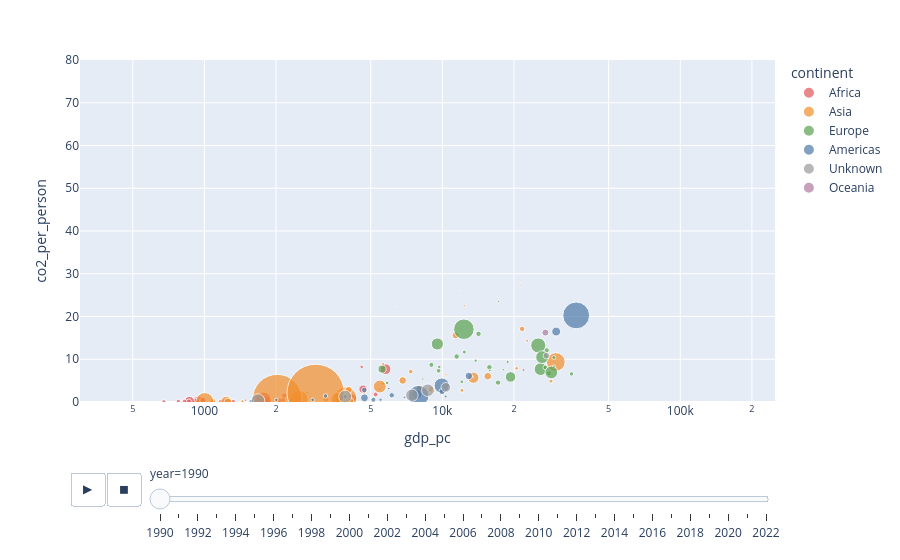

The code cell stored with this chart in its notebook:
### Markdown cell above
### Exercise 23 – Interactive bubbles through time

**An interactive bubble chart through time.** Build `anim` from `ct`: rows with non-missing `gdp_pc`, `co2_per_person` and `population`, sorted by `year`. Draw the interactive version of the bubble chart of Block 1 with `px.scatter` (log x, size = `population`, colour = `continent` using `palette`, `hover_name='nation'`, `size_max=45`) and `animation_frame='year'`. Fix the axes so the frames are comparable: `range_x=[300, 250000]` (log) and `range_y=[0, 80]` (the same cap as in the small multiples). Print which rows fall outside `range_y`.
In a comment: what does hovering give the reader that the static chart could not, what does a fixed axis protect the reader from, and what did the cap hide?

### Code cell
# Write your code here
# We keep only rows with all the non-missing values and we sort by year
anim = (
    ct.dropna(subset=["gdp_pc", "co2_per_person", "population"])
      .sort_values("year")
      .copy()
)

# Printing the rows outside the co2-per-person axis range after fix
outside_range = anim[
    (anim["co2_per_person"] < 0) |
    (anim["co2_per_person"] > 80)
]

print("Rows outside range_y [0, 80]:")
print(outside_range[["nation", "year", "co2_per_person"]])

# Creating the interactive animated bubble chart
fig = px.scatter(
    anim,
    x="gdp_pc",
    y="co2_per_person",
    size="population",
    color="continent",
    color_discrete_map=palette,
    hover_name="nation",
    size_max=45,
    animation_frame="year",
    log_x=True,
    range_x=[300, 250000],
    range_y=[0, 80]
)

fig.show()

# Hovering shows us each country's identity and more details,
# it also shows infromation that a static chart cannot show interactively.
# by making our axes fixed we prevent changes in scale from year-to-year
# differences alkso appear larger or smaller than they really are.
# The y-axis cap hides values above 80 (and below 0), so the printed rows reveal information that the chart doesn't show.

### Figure 1 — Plotly figure (JSON) as saved in the notebook; plotly's stock layout.template omitted (floating-point values rounded to 4 significant figures)
{"data": [{"hovertemplate": "<b>%{hovertext}</b><br><br>continent=Africa<br>year=1990<br>gdp_pc=%{x}<br>co2_per_person=%{y}<br>population=%{marker.size}<extra></extra>", "hovertext": ["Eswatini", "Mauritius", "Madagascar", "Chad", "Burundi", "Ethiopia", "Liberia", "Equatorial Guinea", "Burkina Faso", "Lesotho", "Botswana", "Djibouti", "Gabon", "Angola", "Mozambique", "Mauritania", "Sierra Leone", "Guinea", "Uganda", "Togo", "Cameroon", "Gambia", "Democratic Republic of Congo", "Malawi", "Niger", "Guinea-Bissau", "Congo", "Libya", "Tunisia", "Algeria", "Ghana", "Cote d'Ivoire", "Morocco", "Benin", "Kenya", "Rwanda", "South Africa", "Zimbabwe", "Central African Republic", "Nigeria", "Senegal"], "legendgroup": "Africa", "marker": {"color": "#e15759", "size": [872400.0, 1089000.0, 12060000.0, 5983000.0, 5587000.0, 47610000.0, 2224000.0, 474300.0, 9159000.0, 1810000.0, 1306000.0, 579500.0, 983700.0, 11630000.0, 13090000.0, 1952000.0, 4197000.0, 6434000.0, 17570000.0, 3714000.0, 11330000.0, 1055000.0, 36680000.0, 9546000.0, 8286000.0, 973700.0, 2381000.0, 4445000.0, 8325000.0, 25380000.0, 15390000.0, 12190000.0, 24380000.0, 5281000.0, 22890000.0, 7375000.0, 40750000.0, 10140000.0, 2872000.0, 97120000.0, 7721000.0], "sizemode": "area", "sizeref": 704400.0, "symbol": "circle"}, "mode": "markers", "name": "Africa", "orientation": "v", "showlegend": true, "type": "scatter", "x": [3921.0, 11200.0, 1218.0, 675.6, 1081.0, 945.8, 1655.0, 1935.0, 1174.0, 1771.0, 5101.0, 1987.0, 7291.0, 987.6, 1718.0, 1490.0, 1647.0, 777.0, 925.9, 1277.0, 2024.0, 1262.0, 865.4, 860.1, 825.2, 1296.0, 3611.0, 4583.0, 5244.0, 4644.0, 1695.0, 2134.0, 4191.0, 1652.0, 1816.0, 1323.0, 5771.0, 2164.0, 1099.0, 1764.0, 2072.0], "xaxis": "x", "y": [1.1, 1.342, 0.078, 0.063, 0.037, 0.063, 0.205, 0.131, 0.065, 0.814, 2.068, 0.512, 4.559, 0.438, 0.078, 0.437, 0.119, 0.15, 0.043, 0.263, 0.23, 0.188, 0.116, 0.077, 0.072, 0.098, 0.423, 8.214, 1.757, 2.991, 0.228, 0.392, 0.915, 0.11, 0.253, 0.071, 7.68, 1.533, 0.064, 0.399, 0.38], "yaxis": "y"}, {"hovertemplate": "<b>%{hovertext}</b><br><br>continent=Asia<br>year=1990<br>gdp_pc=%{x}<br>co2_per_person=%{y}<br>population=%{marker.size}<extra></extra>", "hovertext": ["United Arab Emirates", "Hong Kong", "Jordan", "Uzbekistan", "Pakistan", "Yemen", "Myanmar", "Indonesia", "Syria", "Korea, South", "Malaysia", "Nepal", "Palestine", "Oman", "Afghanistan", "Sri Lanka", "Georgia", "Japan", "Kyrgyzstan", "Mongolia", "Qatar", "Lebanon", "Singapore", "Philippines", "Kazakhstan", "India", "Azerbaijan", "Saudi Arabia", "Iraq", "Kuwait", "Armenia", "Bangladesh", "Turkmenistan", "Taiwan", "Tajikistan", "Iran", "Israel", "Bahrain", "China", "Laos"], "legendgroup": "Asia", "marker": {"color": "#f28e2b", "size": [1898000.0, 5561000.0, 3622000.0, 20460000.0, 116200000.0, 13890000.0, 39820000.0, 183500000.0, 12580000.0, 44080000.0, 17830000.0, 19520000.0, 2139000.0, 1764000.0, 12050000.0, 16350000.0, 5449000.0, 123400000.0, 4460000.0, 2165000.0, 440200.0, 3595000.0, 3040000.0, 62850000.0, 17150000.0, 865000000.0, 7231000.0, 10640000.0, 17580000.0, 1685000.0, 3552000.0, 111600000.0, 3761000.0, 20590000.0, 5399000.0, 58380000.0, 4545000.0, 514800.0, 1154000000.0, 4312000.0], "sizemode": "area", "sizeref": 704400.0, "symbol": "circle"}, "mode": "markers", "name": "Asia", "orientation": "v", "showlegend": true, "type": "scatter", "x": [21410.0, 28600.0, 5443.0, 6812.0, 2497.0, 3238.0, 1235.0, 3916.0, 8984.0, 13490.0, 8030.0, 1256.0, 4743.0, 10380.0, 1085.0, 4103.0, 12090.0, 29980.0, 5643.0, 2080.0, 11860.0, 2704.0, 22720.0, 3626.0, 11360.0, 2024.0, 7362.0, 21640.0, 4041.0, 12400.0, 9192.0, 1004.0, 5638.0, 15520.0, 4690.0, 5455.0, 20520.0, 6360.0, 2934.0, 1446.0], "xaxis": "x", "y": [27.35, 4.882, 2.924, 5.039, 0.584, 0.689, 0.106, 0.845, 2.962, 5.683, 3.043, 0.037, 0.403, 6.398, 0.168, 0.233, 2.725, 9.359, 4.306, 4.523, 25.96, 2.189, 14.32, 0.649, 15.59, 0.668, 7.101, 17.1, 2.826, 22.47, 2.535, 0.126, 8.871, 6.033, 2.28, 3.616, 7.882, 22.33, 2.153, 0.119], "yaxis": "y"}, {"hovertemplate": "<b>%{hovertext}</b><br><br>continent=Europe<br>year=1990<br>gdp_pc=%{x}<br>co2_per_person=%{y}<br>population=%{marker.size}<extra></extra>", "hovertext": ["Ukraine", "Sweden", "Ireland", "Greece", "Finland", "Italy", "Belarus", "Russia", "Serbia", "Denmark", "Norway", "Slovakia", "Lithuania", "Croatia", "Austria", "North Macedonia", "Estonia", "Slovenia", "Latvia", "Cyprus", "Belgium", "Bosnia and Herzegovina", "Portugal", "Czech Republic", "Germany", "Albania", "United Kingdom", "France", "Bulgaria", "Moldova", "Spain", "Switzerland", "Romania"], "legendgroup": "Europe", "marker": {"color": "#59a14f", "size": [52050000.0, 8559000.0, 3514000.0, 10260000.0, 4987000.0, 57030000.0, 10190000.0, 149000000.0, 7875000.0, 5141000.0, 4241000.0, 5266000.0, 3695000.0, 4835000.0, 7680000.0, 2064000.0, 1570000.0, 1998000.0, 2660000.0, 788400.0, 9961000.0, 4449000.0, 9990000.0, 10300000.0, 79710000.0, 3278000.0, 57370000.0, 56990000.0, 8822000.0, 4451000.0, 39080000.0, 6713000.0, 22940000.0], "sizemode": "area", "sizeref": 704400.0, "symbol": "circle"}, "mode": "markers", "name": "Europe", "orientation": "v", "showlegend": true, "type": "scatter", "x": [9527.0, 28070.0, 18810.0, 15760.0, 26880.0, 25870.0, 11480.0, 12320.0, 9645.0, 29410.0, 29440.0, 12370.0, 13810.0, 12070.0, 27080.0, 8274.0, 17240.0, 18030.0, 15830.0, 13450.0, 27430.0, 5860.0, 17140.0, 14190.0, 25290.0, 3950.0, 26250.0, 28710.0, 8994.0, 9709.0, 19350.0, 34880.0, 5578.0], "xaxis": "x", "y": [13.57, 6.709, 9.375, 8.133, 11.41, 7.684, 10.65, 17.02, 7.307, 10.4, 8.254, 11.68, 9.672, 4.733, 8.098, 5.378, 23.5, 7.556, 7.391, 5.896, 12.08, 4.467, 4.536, 15.94, 13.23, 1.684, 10.49, 6.929, 8.687, 8.201, 5.869, 6.576, 7.696], "yaxis": "y"}, {"hovertemplate": "<b>%{hovertext}</b><br><br>continent=Americas<br>year=1990<br>gdp_pc=%{x}<br>co2_per_person=%{y}<br>population=%{marker.size}<extra></extra>", "hovertext": ["Jamaica", "Honduras", "Colombia", "Mexico", "Chile", "Paraguay", "Venezuela", "Costa Rica", "Cuba", "Bolivia", "Haiti", "Nicaragua", "Ecuador", "Panama", "Dominican Republic", "Uruguay", "Peru", "Canada", "USA", "Guatemala", "Brazil"], "legendgroup": "Americas", "marker": {"color": "#4e79a7", "size": [2380000.0, 4980000.0, 32440000.0, 82820000.0, 13440000.0, 4036000.0, 19830000.0, 3122000.0, 10630000.0, 7130000.0, 6854000.0, 4163000.0, 10470000.0, 2456000.0, 7151000.0, 3104000.0, 22010000.0, 27790000.0, 253400000.0, 9025000.0, 149100000.0], "sizemode": "area", "sizeref": 704400.0, "symbol": "circle"}, "mode": "markers", "name": "Americas", "orientation": "v", "showlegend": true, "type": "scatter", "x": [5954.0, 2851.0, 7816.0, 9944.0, 9969.0, 5500.0, 12920.0, 7338.0, 4698.0, 3229.0, 1572.0, 2006.0, 6129.0, 6938.0, 3901.0, 10320.0, 4705.0, 30080.0, 36510.0, 5131.0, 7949.0], "xaxis": "x", "y": [3.163, 0.503, 1.753, 3.825, 2.449, 0.528, 6.096, 0.932, 2.788, 1.405, 0.145, 0.491, 1.575, 1.066, 1.249, 1.281, 0.972, 16.48, 20.25, 0.516, 1.466], "yaxis": "y"}, {"hovertemplate": "<b>%{hovertext}</b><br><br>continent=Unknown<br>year=1990<br>gdp_pc=%{x}<br>co2_per_person=%{y}<br>population=%{marker.size}<extra></extra>", "hovertext": ["Vietnam", "Netherlands", "Turkey", "Argentina", "Egypt", "Thailand"], "legendgroup": "Unknown", "marker": {"color": "#999999", "size": [65500000.0, 15030000.0, 56020000.0, 32760000.0, 58400000.0, 54740000.0], "sizemode": "area", "sizeref": 704400.0, "symbol": "circle"}, "mode": "markers", "name": "Unknown", "orientation": "v", "showlegend": true, "type": "scatter", "x": [1678.0, 27370.0, 8690.0, 10340.0, 3904.0, 7447.0], "xaxis": "x", "y": [0.325, 10.85, 2.759, 3.425, 1.248, 1.581], "yaxis": "y"}, {"hovertemplate": "<b>%{hovertext}</b><br><br>continent=Oceania<br>year=1990<br>gdp_pc=%{x}<br>co2_per_person=%{y}<br>population=%{marker.size}<extra></extra>", "hovertext": ["New Zealand", "Australia"], "legendgroup": "Oceania", "marker": {"color": "#b07aa1", "size": [3397000.0, 17130000.0], "sizemode": "area", "sizeref": 704400.0, "symbol": "circle"}, "mode": "markers", "name": "Oceania", "orientation": "v", "showlegend": true, "type": "scatter", "x": [21930.0, 27100.0], "xaxis": "x", "y": [7.504, 16.24], "yaxis": "y"}], "layout": {"legend": {"itemsizing": "constant", "title": {"text": "continent"}, "tracegroupgap": 0}, "margin": {"t": 60}, "sliders": [{"active": 0, "currentvalue": {"prefix": "year="}, "len": 0.9, "pad": {"b": 10, "t": 60}, "steps": [{"args": [["1990"], {"frame": {"duration": 0, "redraw": false}, "fromcurrent": true, "mode": "immediate", "transition": {"duration": 0, "easing": "linear"}}], "label": "1990", "method": "animate"}, {"args": [["1991"], {"frame": {"duration": 0, "redraw": false}, "fromcurrent": true, "mode": "immediate", "transition": {"duration": 0, "easing": "linear"}}], "label": "1991", "method": "animate"}, {"args": [["1992"], {"frame": {"duration": 0, "redraw": false}, "fromcurrent": true, "mode": "immediate", "transition": {"duration": 0, "easing": "linear"}}], "label": "1992", "method": "animate"}, {"args": [["1993"], {"frame": {"duration": 0, "redraw": false}, "fromcurrent": true, "mode": "immediate", "transition": {"duration": 0, "easing": "linear"}}], "label": "1993", "method": "animate"}, {"args": [["1994"], {"frame": {"duration": 0, "redraw": false}, "fromcurrent": true, "mode": "immediate", "transition": {"duration": 0, "easing": "linear"}}], "label": "1994", "method": "animate"}, {"args": [["1995"], {"frame": {"duration": 0, "redraw": false}, "fromcurrent": true, "mode": "immediate", "transition": {"duration": 0, "easing": "linear"}}], "label": "1995", "method": "animate"}, {"args": [["1996"], {"frame": {"duration": 0, "redraw": false}, "fromcurrent": true, "mode": "immediate", "transition": {"duration": 0, "easing": "linear"}}], "label": "1996", "method": "animate"}, {"args": [["1997"], {"frame": {"duration": 0, "redraw": false}, "fromcurrent": true, "mode": "immediate", "transition": {"duration": 0, "easing": "linear"}}], "label": "1997", "method": "animate"}, {"args": [["1998"], {"frame": {"duration": 0, "redraw": false}, "fromcurrent": true, "mode": "immediate", "transition": {"duration": 0, "easing": "linear"}}], "label": "1998", "method": "animate"}, {"args": [["1999"], {"frame": {"duration": 0, "redraw": false}, "fromcurrent": true, "mode": "immediate", "transition": {"duration": 0, "easing": "linear"}}], "label": "1999", "method": "animate"}, {"args": [["2000"], {"frame": {"duration": 0, "redraw": false}, "fromcurrent": true, "mode": "immediate", "transition": {"duration": 0, "easing": "linear"}}], "label": "2000", "method": "animate"}, {"args": [["2001"], {"frame": {"duration": 0, "redraw": false}, "fromcurrent": true, "mode": "immediate", "transition": {"duration": 0, "easing": "linear"}}], "label": "2001", "method": "animate"}, {"args": [["2002"], {"frame": {"duration": 0, "redraw": false}, "fromcurrent": true, "mode": "immediate", "transition": {"duration": 0, "easing": "linear"}}], "label": "2002", "method": "animate"}, {"args": [["2003"], {"frame": {"duration": 0, "redraw": false}, "fromcurrent": true, "mode": "immediate", "transition": {"duration": 0, "easing": "linear"}}], "label": "2003", "method": "animate"}, {"args": [["2004"], {"frame": {"duration": 0, "redraw": false}, "fromcurrent": true, "mode": "immediate", "transition": {"duration": 0, "easing": "linear"}}], "label": "2004", "method": "animate"}, {"args": [["2005"], {"frame": {"duration": 0, "redraw": false}, "fromcurrent": true, "mode": "immediate", "transition": {"duration": 0, "easing": "linear"}}], "label": "2005", "method": "animate"}, {"args": [["2006"], {"frame": {"duration": 0, "redraw": false}, "fromcurrent": true, "mode": "immediate", "transition": {"duration": 0, "easing": "linear"}}], "label": "2006", "method": "animate"}, {"args": [["2007"], {"frame": {"duration": 0, "redraw": false}, "fromcurrent": true, "mode": "immediate", "transition": {"duration": 0, "easing": "linear"}}], "label": "2007", "method": "animate"}, {"args": [["2008"], {"frame": {"duration": 0, "redraw": false}, "fromcurrent": true, "mode": "immediate", "transition": {"duration": 0, "easing": "linear"}}], "label": "2008", "method": "animate"}, {"args": [["2009"], {"frame": {"duration": 0, "redraw": false}, "fromcurrent": true, "mode": "immediate", "transition": {"duration": 0, "easing": "linear"}}], "label": "2009", "method": "animate"}, {"args": [["2010"], {"frame": {"duration": 0, "redraw": false}, "fromcurrent": true, "mode": "immediate", "transition": {"duration": 0, "easing": "linear"}}], "label": "2010", "method": "animate"}, {"args": [["2011"], {"frame": {"duration": 0, "redraw": false}, "fromcurrent": true, "mode": "immediate", "transition": {"duration": 0, "easing": "linear"}}], "label": "2011", "method": "animate"}, {"args": [["2012"], {"frame": {"duration": 0, "redraw": false}, "fromcurrent": true, "mode": "immediate", "transition": {"duration": 0, "easing": "linear"}}], "label": "2012", "method": "animate"}, {"args": [["2013"], {"frame": {"duration": 0, "redraw": false}, "fromcurrent": true, "mode": "immediate", "transition": {"duration": 0, "easing": "linear"}}], "label": "2013", "method": "animate"}, {"args": [["2014"], {"frame": {"duration": 0, "redraw": false}, "fromcurrent": true, "mode": "immediate", "transition": {"duration": 0, "easing": "linear"}}], "label": "2014", "method": "animate"}, {"args": [["2015"], {"frame": {"duration": 0, "redraw": false}, "fromcurrent": true, "mode": "immediate", "transition": {"duration": 0, "easing": "linear"}}], "label": "2015", "method": "animate"}, {"args": [["2016"], {"frame": {"duration": 0, "redraw": false}, "fromcurrent": true, "mode": "immediate", "transition": {"duration": 0, "easing": "linear"}}], "label": "2016", "method": "animate"}, {"args": [["2017"], {"frame": {"duration": 0, "redraw": false}, "fromcurrent": true, "mode": "immediate", "transition": {"duration": 0, "easing": "linear"}}], "label": "2017", "method": "animate"}, {"args": [["2018"], {"frame": {"duration": 0, "redraw": false}, "fromcurrent": true, "mode": "immediate", "transition": {"duration": 0, "easing": "linear"}}], "label": "2018", "method": "animate"}, {"args": [["2019"], {"frame": {"duration": 0, "redraw": false}, "fromcurrent": true, "mode": "immediate", "transition": {"duration": 0, "easing": "linear"}}], "label": "2019", "method": "animate"}, {"args": [["2020"], {"frame": {"duration": 0, "redraw": false}, "fromcurrent": true, "mode": "immediate", "transition": {"duration": 0, "easing": "linear"}}], "label": "2020", "method": "animate"}, {"args": [["2021"], {"frame": {"duration": 0, "redraw": false}, "fromcurrent": true, "mode": "immediate", "transition": {"duration": 0, "easing": "linear"}}], "label": "2021", "method": "animate"}, {"args": [["2022"], {"frame": {"duration": 0, "redraw": false}, "fromcurrent": true, "mode": "immediate", "transition": {"duration": 0, "easing": "linear"}}], "label": "2022", "method": "animate"}], "x": 0.1, "xanchor": "left", "y": 0, "yanchor": "top"}], "updatemenus": [{"buttons": [{"args": [null, {"frame": {"duration": 500, "redraw": false}, "fromcurrent": true, "mode": "immediate", "transition": {"duration": 500, "easing": "linear"}}], "label": "&#9654;", "method": "animate"}, {"args": [[null], {"frame": {"duration": 0, "redraw": false}, "fromcurrent": true, "mode": "immediate", "transition": {"duration": 0, "easing": "linear"}}], "label": "&#9724;", "method": "animate"}], "direction": "left", "pad": {"r": 10, "t": 70}, "showactive": false, "type": "buttons", "x": 0.1, "xanchor": "right", "y": 0, "yanchor": "top"}], "xaxis": {"anchor": "y", "domain": [0, 1], "range": [2.477, 5.398], "title": {"text": "gdp_pc"}, "type": "log"}, "yaxis": {"anchor": "x", "domain": [0, 1], "range": [0, 80], "title": {"text": "co2_per_person"}}}}
